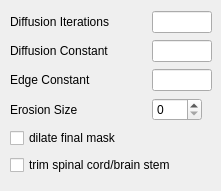
      <widget class="QWidget" name="parametersStackedWidgetPage1">
       <widget class="QWidget" name="layoutWidget3">
        <property name="geometry">
         <rect>
          <x>10</x>
          <y>10</y>
          <width>202</width>
          <height>172</height>
         </rect>
        </property>
        <layout class="QGridLayout" name="gridLayout">
         <item row="0" column="0">
          <widget class="QLabel" name="diffusionIterationsLabel">
           <property name="text">
            <string>Diffusion Iterations</string>
           </property>
          </widget>
         </item>
         <item row="0" column="1">
          <widget class="QLineEdit" name="diffusionIterationsEditBox">
           <property name="maximumSize">
            <size>
             <width>60</width>
             <height>16777215</height>
            </size>
           </property>
          </widget>
         </item>
         <item row="1" column="0">
          <widget class="QLabel" name="diffusionConstantLabel">
           <property name="text">
            <string>Diffusion Constant</string>
           </property>
          </widget>
         </item>
         <item row="1" column="1">
          <widget class="QLineEdit" name="diffusionConstantEditBox">
           <property name="maximumSize">
            <size>
             <width>60</width>
             <height>16777215</height>
            </size>
           </property>
           <property name="toolTip">
            <string/>
           </property>
          </widget>
         </item>
         <item row="2" column="0">
          <widget class="QLabel" name="edgeConstantLabel">
           <property name="text">
            <string>Edge Constant</string>
           </property>
          </widget>
         </item>
         <item row="2" column="1">
          <widget class="QLineEdit" name="edgeConstantEditBox">
           <property name="maximumSize">
            <size>
             <width>60</width>
             <height>16777215</height>
            </size>
           </property>
          </widget>
         </item>
         <item row="3" column="0">
          <widget class="QLabel" name="erosionSizeLabel">
           <property name="text">
            <string>Erosion Size</string>
           </property>
          </widget>
         </item>
         <item row="3" column="1">
          <widget class="QSpinBox" name="erosionSizeSpinbox">
           <property name="maximumSize">
            <size>
             <width>50</width>
             <height>16777215</height>
            </size>
           </property>
          </widget>
         </item>
         <item row="4" column="0">
          <widget class="QCheckBox" name="dilateFinalMaskCheckBox">
           <property name="text">
            <string>dilate final mask</string>
           </property>
          </widget>
         </item>
         <item row="5" column="0" colspan="2">
          <widget class="QCheckBox" name="trimSpinalCordCheckBox">
           <property name="text">
            <string>trim spinal cord/brain stem</string>
           </property>
          </widget>
         </item>
        </layout>
       </widget>
      </widget>
